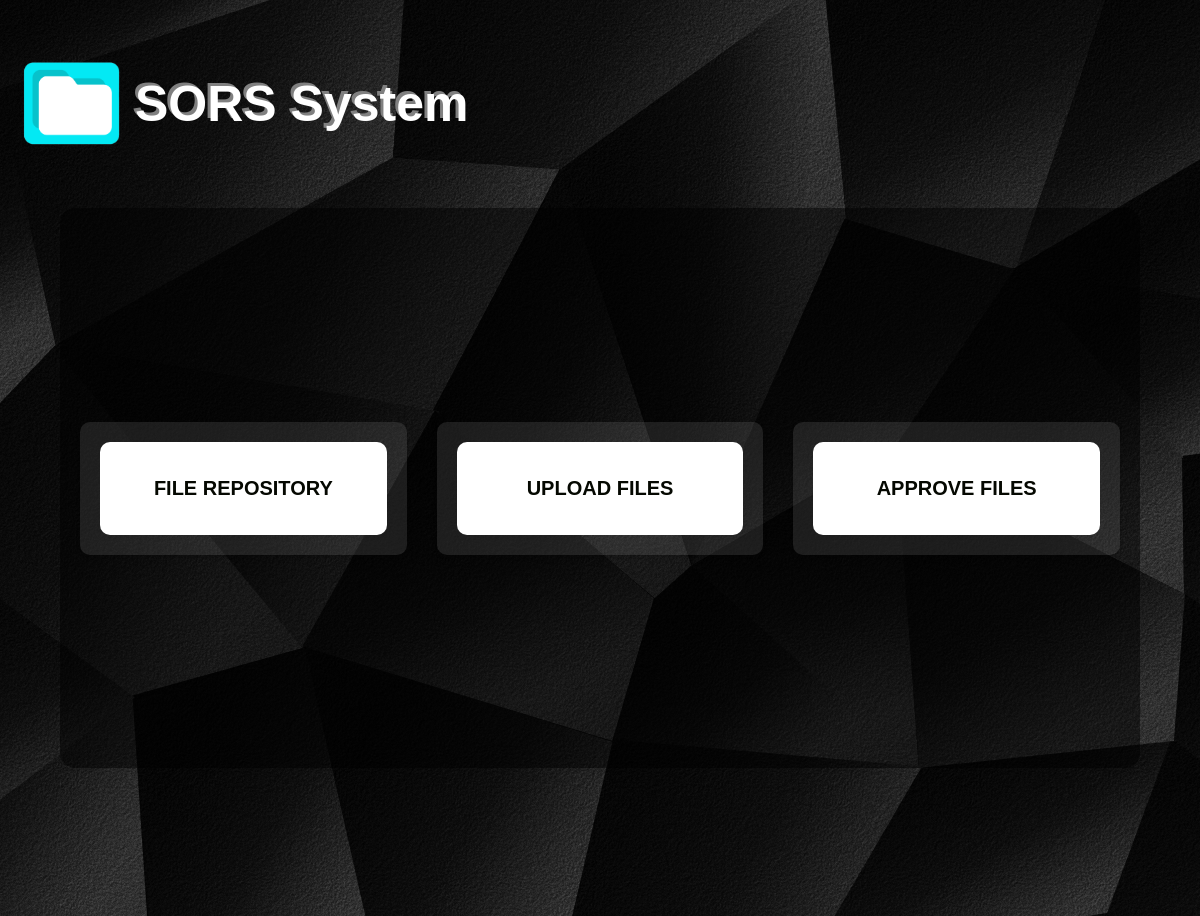
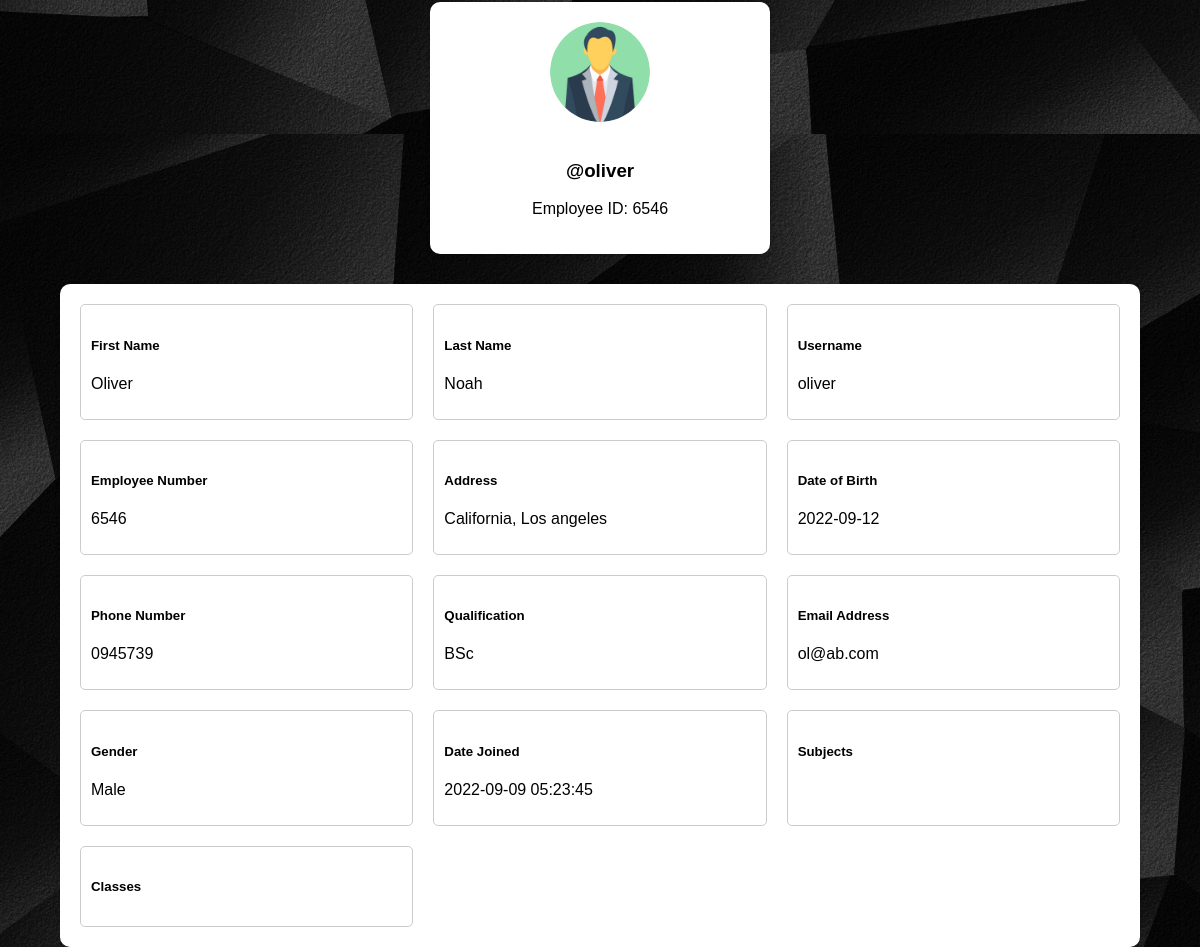
/Teacher/index.php (signed in), run on the app's committed database (2 pictures, top to bottom).
### tables this page shows
CREATE TABLE `teachers` (
  `teacher_id` int(11) NOT NULL,
  `username` varchar(127) NOT NULL,
  `password` varchar(255) NOT NULL,
  `class` varchar(31) NOT NULL,
  `fname` varchar(127) NOT NULL,
  `lname` varchar(127) NOT NULL,
  `subjects` varchar(31) NOT NULL,
  `address` varchar(31) NOT NULL,
  `employee_number` int(11) NOT NULL,
  `date_of_birth` date DEFAULT NULL,
  `phone_number` varchar(31) NOT NULL,
  `qualification` varchar(127) NOT NULL,
  `gender` varchar(7) NOT NULL,
  `email_address` varchar(255) NOT NULL,
  `date_of_joined` datetime NOT NULL DEFAULT current_timestamp()
);

### Teacher/data/teacher.php (called while the page is built)
<?php
function getTeacherById($teacher_id, $conn){
   $sql = "SELECT * FROM teachers
           WHERE teacher_id=?";
   $stmt = $conn->prepare($sql);
   $stmt->execute([$teacher_id]);
   if ($stmt->rowCount() == 1) {
     $teacher = $stmt->fetch();
     return $teacher;
   }else {
    return 0;
   }
}

### Teacher/index.php (the view, shortened to what this page needs)
<?php
if (isset($_SESSION['teacher_id']) && isset($_SESSION['role'])) {
    if ($_SESSION['role'] == 'Teacher') {
        include "../DB_connection.php";
        include "data/teacher.php";
        $teacher_id = $_SESSION['teacher_id'];
        $teacher = getTeacherById($teacher_id, $conn);
?>
<!DOCTYPE html>
<html lang="en">
<head>
    <link rel="stylesheet" href="../css/Accinfo.css">
</head>
<body>
    <div id="logo">
        <div>
            <p id="titlecard"> SORS System </p>
        </div>
    </div>
    <div class="main-container">
        <div class="grid-container">
            <div class="grid-item">
                <button id="button" onclick="redirectToRes3()">
                    <p id="idtext">FILE REPOSITORY</p>
                </button>
            </div>
            <div class="grid-item">
                <button id="button" onclick="redirectToUp3()">
                    <p id="idtext">UPLOAD FILES</p>
                </button>
            </div>
            <div class="grid-item">
                <button id="button" onclick="redirectToApp3()">
                    <p id="idtext">APPROVE FILES</p>
                </button>
            </div>
        </div>
    </div>
    <?php if ($teacher != 0) { ?>
    <div class="account-info-container">
        <div class="profile-card">
            <img src="../img/teacher-<?=$teacher['gender']?>.png" alt="Teacher Image">
            <h3>@<?=$teacher['username']?></h3>
            <p>Employee ID: <?=$teacher['employee_number']?></p>
        </div>
        <div class="account-info">
            <?php
            $credentials = [
                ["name" => "First Name", "details" => $teacher['fname']],
                ["name" => "Last Name", "details" => $teacher['lname']],
                ["name" => "Username", "details" => $teacher['username']],
                ["name" => "Employee Number", "details" => $teacher['employee_number']],
                ["name" => "Address", "details" => $teacher['address']],
                ["name" => "Date of Birth", "details" => $teacher['date_of_birth']],
                ["name" => "Phone Number", "details" => $teacher['phone_number']],
                ["name" => "Qualification", "details" => $teacher['qualification']],
                ["name" => "Email Address", "details" => $teacher['email_address']],
                ["name" => "Gender", "details" => $teacher['gender']],
                ["name" => "Date Joined", "details" => $teacher['date_of_joined']],
                ["name" => "Subjects", "details" => rtrim($s, ', ')],
                ["name" => "Classes", "details" => rtrim($c, ', ')],
            ];
            foreach ($credentials as $credential): ?>
                <div class="credential">
                    <h5><?php echo htmlspecialchars($credential['name']); ?></h5>
                    <p><?php echo htmlspecialchars($credential['details']); ?></p>
                </div>
            <?php endforeach; ?>
        </div>
    </div>
    <?php } else {
        header("Location: logout.php?error=An error occurred");
        exit;
    } ?>
</body>
</html>
<?php
    } else {
        header("Location: ../login.php");
        exit;
    }
} else {
    header("Location: ../login.php");
    exit;
}
?>

### css/Accinfo.css (style rules this page uses)
body { background-image: url('../img/BackgroundPRO.png'); background-attachment: fixed; font-family: sans-serif, Verdana; color: white; margin: 0; }
#logo { background-image: url("../img/FoldericonPRO.png"); background-size: 100px; background-repeat: no-repeat; background-position-x: 22px; background-position-y: 10px; }
#titlecard { color: white; padding: 25px; font-size: 50px; font-weight: bolder; margin-top: 50px; margin-left: 110px; text-shadow: -3px -3px grey; }
.main-container { display: flex; justify-content: space-between; align-items: center; gap: 30px; padding: 20px; height: 70vh; background: rgba(0, 0, 0, 0.5); border-radius: 15px; box-sizing: border-box; width: 90%; margin: auto; }
.grid-container { display: flex; justify-content: center; align-items: center; gap: 30px; width: 100%; }
.grid-item { flex: 1; max-width: 320px; text-align: center; color: white; background-color: rgba(255, 255, 255, 0.1); border-radius: 10px; box-shadow: 0 2px 5px rgba(0, 0, 0, 0.2); padding: 20px; }
#button { width: 100%; padding: 15px; background-color: white; border: none; border-radius: 10px; transition: 0.3s; cursor: pointer; font-size: 18px; font-weight: bold; }
#idtext { font-family: sans-serif, Verdana; color: #050801; font-weight: bold; font-size: 20px; }
.account-info-container { margin-top: 150px; display: flex; flex-direction: column; align-items: center; gap: 30px; }
.profile-card { background: white; color: black; border-radius: 10px; box-shadow: 0 2px 5px rgba(0, 0, 0, 0.2); padding: 20px; text-align: center; width: 300px; }
.profile-card img { width: 100px; height: 100px; border-radius: 50%; margin-bottom: 15px; }
.account-info { display: grid; grid-template-columns: repeat(3, 1fr); gap: 20px; padding: 20px; background-color: white; color: black; border-radius: 10px; box-shadow: 0 2px 5px rgba(0, 0, 0, 0.2); width: 90%; box-sizing: border-box; }
.credential { border: 1px solid #ccc; border-radius: 5px; padding: 10px; background-color: rgba(255, 255, 255, 0.9); }

### data on the page
teachers: gender (picture), username "oliver", employee_number "6546"

### other printed values
$credential['name'] "First Name"
$credential['details'] "Oliver"
$credential['name'] "Last Name"
$credential['details'] "Noah"
$credential['name'] "Username"
$credential['details'] "oliver"
$credential['name'] "Employee Number"
$credential['details'] "6546"
$credential['name'] "Address"
$credential['details'] "California, Los angeles"
$credential['name'] "Date of Birth"
$credential['details'] "2022-09-12"
$credential['name'] "Phone Number"
$credential['details'] "0945739"
$credential['name'] "Qualification"
